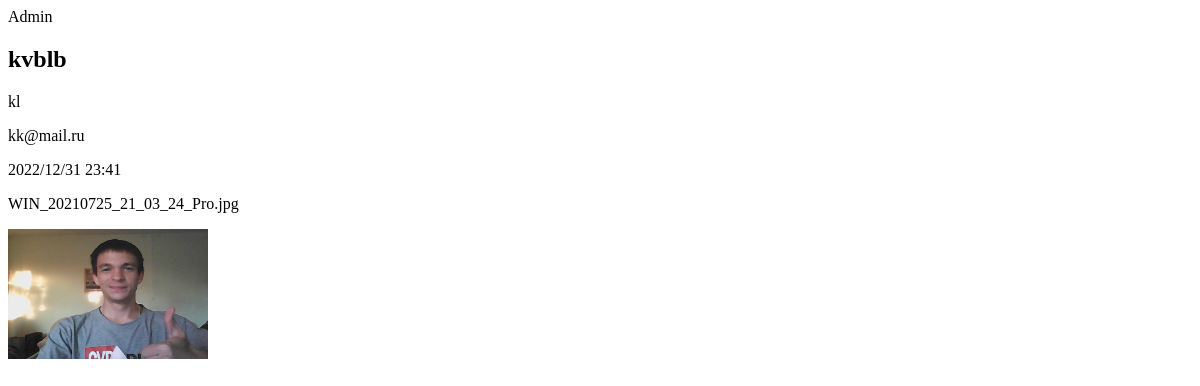
The app's page /authors/23/interest/ (signed in), older data.
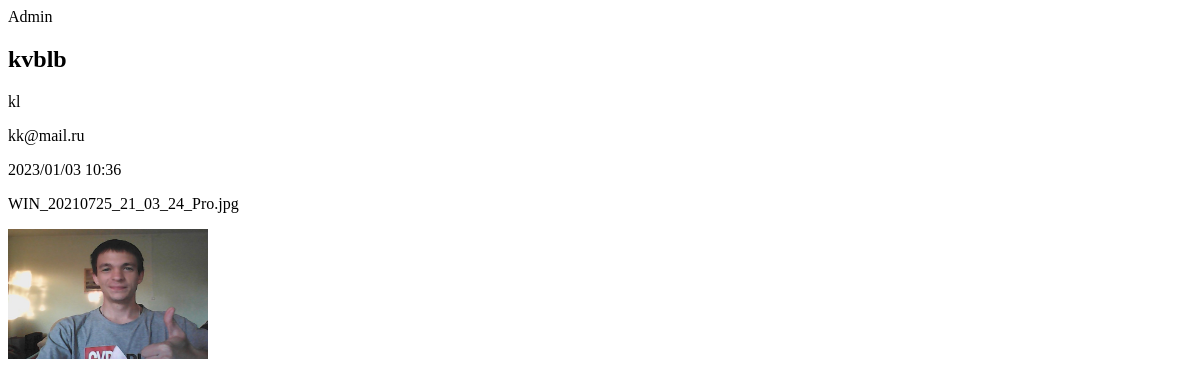
The same page, newer data.
### element_one/models.py (models this page shows, shortened)
class Author(models.Model):
    salutation = models.CharField(max_length=10)
    name = models.CharField(max_length=200)
    email = models.EmailField()
    headshot = models.ImageField(upload_to="")
    last_accessed = models.DateTimeField()
    created_by = models.ForeignKey(User, on_delete=models.CASCADE)
    objects = models.Manager()

### element_one/views.py (the view, shortened to what this page needs)
# urls.py: path('authors/<int:pk>/interest/', AuthorInterestFormView.as_view(), name='author-interests'),
class AuthorInterestFormView(SingleObjectMixin, FormView):
    model = Author
    template_name = 'element_one/author_detail.html'
    form_class = AuthorInterestForm
    object = Author.objects.all()
    def get(self, request, *args, **kwargs):
        if not request.user.is_authenticated:
            return HttpResponseForbidden()
        self.object = self.get_object()
        return super().post(request, *args, **kwargs)

### element_one/templates/element_one/author_detail.html (shortened to what this page needs)
{% block content %}
<div class='post-entry'>
<p>{{ author.created_by }}</p>
<h2>{{ author.name }}</h2>
<p>{{ author.salutation }}</p>
<p>{{ author.email }}</p>
<p>{{ author.last_accessed| date:"Y/m/d" }} {{author.last_accessed |time:"H:i"}}
</p>
<p>{{ author.headshot }}</p>
    <img src="{{ author.headshot.url }}/" height="130" width="200" class="avatar">
</div>
{% endblock content %}

Row changes from the older to the newer data that the page shows:
changed Author "kvblb": last_accessed "2022/12/31" → "2023/01/03"; last_accessed "23:41" → "10:36"
